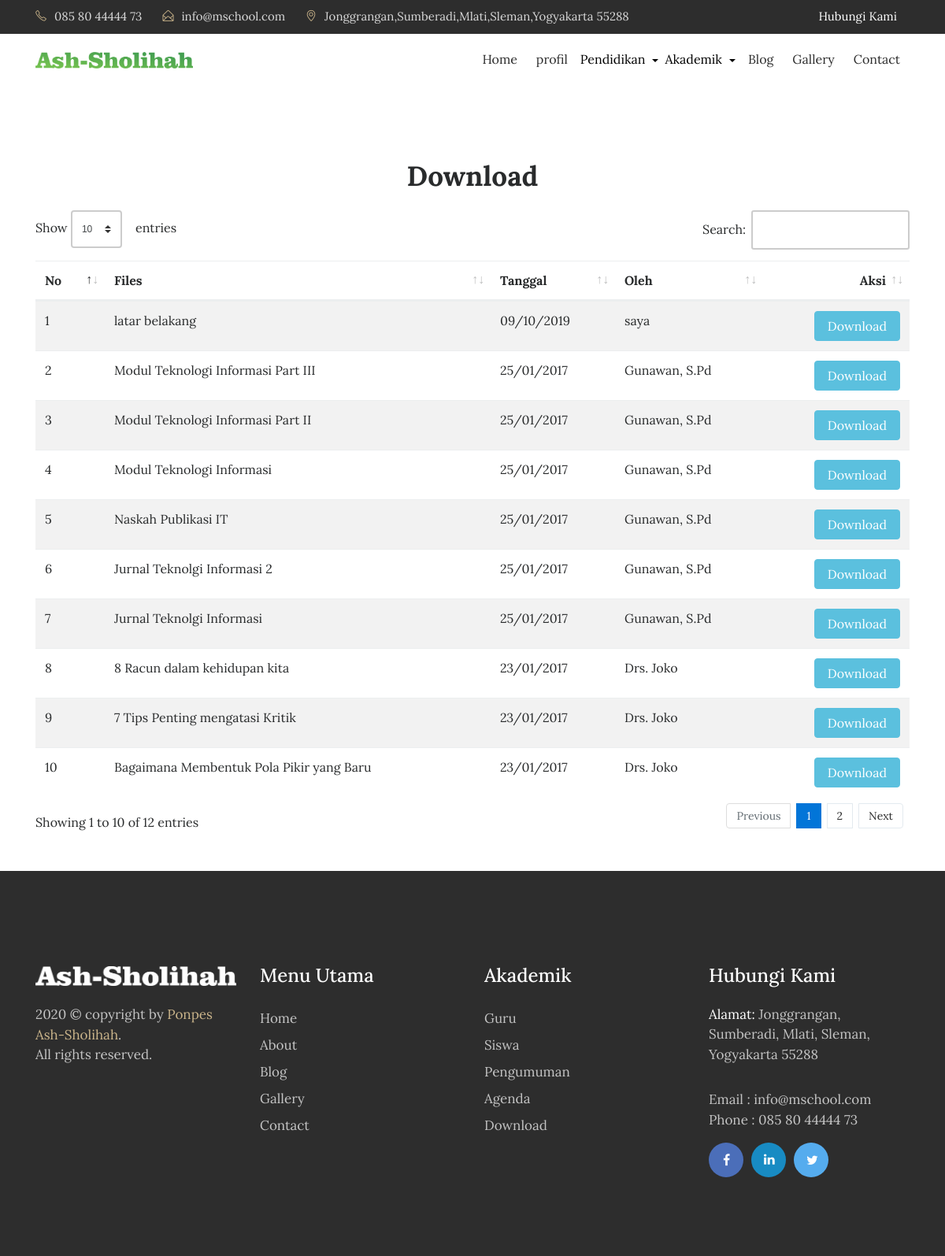
Page /index.php/download on the committed database.
### tables this page shows
CREATE TABLE IF NOT EXISTS `tbl_files` (
`file_id` int(11) NOT NULL,
  `file_judul` varchar(120) DEFAULT NULL,
  `file_deskripsi` text,
  `file_tanggal` timestamp NULL DEFAULT CURRENT_TIMESTAMP,
  `file_oleh` varchar(60) DEFAULT NULL,
  `file_download` int(11) DEFAULT '0',
  `file_data` varchar(120) DEFAULT NULL
);

### application/controllers/Download.php (called while the page is built, shortened)
<?php
class Download extends CI_Controller{
	function __construct(){
		$this->load->model('m_files');
		$this->load->helper('download');
		$this->load->model('m_pengunjung');
	}
	function index(){
		$x['data']=$this->m_files->get_all_files();
		$this->load->view('depan/v_download',$x);
	}
}

### index.php (called while the page is built, shortened)
<?php
require_once BASEPATH.'core/CodeIgniter.php';

### application/models/M_files.php (called while the page is built, shortened)
<?php
class M_files extends CI_Model{
	function get_all_files(){
		$hsl=$this->db->query("SELECT file_id,file_judul,file_deskripsi,DATE_FORMAT(file_tanggal,'%d/%m/%Y') AS tanggal,file_oleh,file_download,file_data FROM tbl_files ORDER BY file_id DESC");
		return $hsl;
	}
}

### application/views/depan/v_download.php (the view, shortened to what this page needs)
<!DOCTYPE html>
<html lang="en">
<head>
    <link rel="stylesheet" href="<?php echo base_url().'theme/css/bootstrap.min.css'?>">
    <link rel="stylesheet" href="<?php echo base_url().'theme/css/font-awesome.min.css'?>">
    <link rel="stylesheet" href="<?php echo base_url().'theme/css/simple-line-icons.css'?>">
    <link rel="stylesheet" href="<?php echo base_url().'theme/css/owl.carousel.min.css'?>">
    <link href="<?php echo base_url().'theme/css/style.css'?>" rel="stylesheet">
    <link href="<?php echo base_url().'theme/css/dataTables.bootstrap4.min.css'?>" rel="stylesheet">
</head>
<body>
<section class="contact" style="margin-bottom:50px;">
    <div class="container">
        <div class="row">
            <div class="col-md-12">
                <div class="contact-title">
                    <h2>Download</h2>
                </div>
            </div>
        </div>
        <div class="row">
            <div class="col-md-12">
              <div class="table-responsive">
                <table class="table table-striped" id="display">
                  <thead>
                    <tr>
                      <th>No</th>
                      <th>Files</th>
                      <th>Tanggal</th>
                      <th>Oleh</th>
                      <th style="text-align:right;">Aksi</th>
                    </tr>
                  </thead>
                  <tbody>
                    <?php
                      $no=1;
                      foreach ($data->result() as $row):
                    ?>
                    <tr>
                      <td><?php echo $no++;?></td>
                      <td><?php echo $row->file_judul;?></td>
                      <td><?php echo $row->tanggal;?></td>
                      <td><?php echo $row->file_oleh;?></td>
                      <td style="text-align:right;"><a href="<?php echo site_url('download/get_file/'.$row->file_id);?>" class="btn btn-info">Download</a></td>
                    </tr>
                  <?php endforeach;?>
                  </tbody>
                </table>
              </div>
            </div>
          </div>
        </div>
    </section>
      </body>
</html>

### rows in the picture
tbl_files: file_judul "latar belakang", tanggal "09/10/2019", file_oleh "saya"
tbl_files: file_judul "Modul Teknologi Informasi Part III", tanggal "25/01/2017", file_oleh "Gunawan, S.Pd"
tbl_files: file_judul "Modul Teknologi Informasi Part II", tanggal "25/01/2017", file_oleh "Gunawan, S.Pd"
tbl_files: file_judul "Modul Teknologi Informasi", tanggal "25/01/2017", file_oleh "Gunawan, S.Pd"
tbl_files: file_judul "Naskah Publikasi IT", tanggal "25/01/2017", file_oleh "Gunawan, S.Pd"
tbl_files: file_judul "Jurnal Teknolgi Informasi 2", tanggal "25/01/2017", file_oleh "Gunawan, S.Pd"
tbl_files: file_judul "Jurnal Teknolgi Informasi", tanggal "25/01/2017", file_oleh "Gunawan, S.Pd"
tbl_files: file_judul "8 Racun dalam kehidupan kita", tanggal "23/01/2017", file_oleh "Drs. Joko"
tbl_files: file_judul "7 Tips Penting mengatasi Kritik", tanggal "23/01/2017", file_oleh "Drs. Joko"
tbl_files: file_judul "Bagaimana Membentuk Pola Pikir yang Baru", tanggal "23/01/2017", file_oleh "Drs. Joko"
